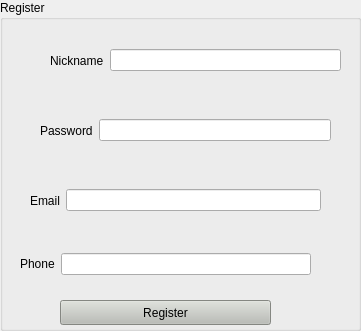
   <widget class="QGroupBox" name="RegisterForm">
    <property name="geometry">
     <rect>
      <x>10</x>
      <y>80</y>
      <width>361</width>
      <height>331</height>
     </rect>
    </property>
    <property name="palette">
     <palette>
      <active>
       <colorrole role="Text">
        <brush brushstyle="SolidPattern">
         <color alpha="255">
          <red>0</red>
          <green>0</green>
          <blue>0</blue>
         </color>
        </brush>
       </colorrole>
       <colorrole role="PlaceholderText">
        <brush brushstyle="SolidPattern">
         <color alpha="128">
          <red>0</red>
          <green>0</green>
          <blue>0</blue>
         </color>
        </brush>
       </colorrole>
      </active>
      <inactive>
       <colorrole role="Text">
        <brush brushstyle="SolidPattern">
         <color alpha="255">
          <red>0</red>
          <green>0</green>
          <blue>0</blue>
         </color>
        </brush>
       </colorrole>
       <colorrole role="PlaceholderText">
        <brush brushstyle="SolidPattern">
         <color alpha="128">
          <red>0</red>
          <green>0</green>
          <blue>0</blue>
         </color>
        </brush>
       </colorrole>
      </inactive>
      <disabled>
       <colorrole role="Text">
        <brush brushstyle="SolidPattern">
         <color alpha="127">
          <red>255</red>
          <green>255</green>
          <blue>255</blue>
         </color>
        </brush>
       </colorrole>
       <colorrole role="PlaceholderText">
        <brush brushstyle="SolidPattern">
         <color alpha="128">
          <red>231</red>
          <green>231</green>
          <blue>231</blue>
         </color>
        </brush>
       </colorrole>
      </disabled>
     </palette>
    </property>
    <property name="layoutDirection">
     <enum>Qt::LeftToRight</enum>
    </property>
    <property name="styleSheet">
     <string notr="true">font: italic 15pt &quot;Ubuntu Condensed&quot;;</string>
    </property>
    <property name="title">
     <string>Register</string>
    </property>
    <widget class="QWidget" name="horizontalLayoutWidget_3">
     <property name="geometry">
      <rect>
       <x>50</x>
       <y>30</y>
       <width>291</width>
       <height>61</height>
      </rect>
     </property>
     <layout class="QHBoxLayout" name="horizontalLayout_3">
      <item>
       <widget class="QLabel" name="NicknameField">
        <property name="palette">
         <palette>
          <active>
           <colorrole role="WindowText">
            <brush brushstyle="SolidPattern">
             <color alpha="255">
              <red>0</red>
              <green>0</green>
              <blue>0</blue>
             </color>
            </brush>
           </colorrole>
           <colorrole role="Button">
            <brush brushstyle="SolidPattern">
             <color alpha="255">
              <red>0</red>
              <green>0</green>
              <blue>0</blue>
             </color>
            </brush>
           </colorrole>
           <colorrole role="Base">
            <brush brushstyle="SolidPattern">
             <color alpha="255">
              <red>0</red>
              <green>0</green>
              <blue>0</blue>
             </color>
            </brush>
           </colorrole>
           <colorrole role="Window">
            <brush brushstyle="SolidPattern">
             <color alpha="255">
              <red>0</red>
              <green>0</green>
              <blue>0</blue>
             </color>
            </brush>
           </colorrole>
          </active>
          <inactive>
           <colorrole role="WindowText">
            <brush brushstyle="SolidPattern">
             <color alpha="255">
              <red>0</red>
              <green>0</green>
              <blue>0</blue>
             </color>
            </brush>
           </colorrole>
           <colorrole role="Button">
            <brush brushstyle="SolidPattern">
             <color alpha="255">
              <red>0</red>
              <green>0</green>
              <blue>0</blue>
             </color>
            </brush>
           </colorrole>
           <colorrole role="Base">
            <brush brushstyle="SolidPattern">
             <color alpha="255">
              <red>0</red>
              <green>0</green>
              <blue>0</blue>
             </color>
            </brush>
           </colorrole>
           <colorrole role="Window">
            <brush brushstyle="SolidPattern">
             <color alpha="255">
              <red>0</red>
              <green>0</green>
              <blue>0</blue>
             </color>
            </brush>
           </colorrole>
          </inactive>
          <disabled>
           <colorrole role="WindowText">
            <brush brushstyle="SolidPattern">
             <color alpha="127">
              <red>255</red>
              <green>255</green>
              <blue>255</blue>
             </color>
            </brush>
           </colorrole>
           <colorrole role="Button">
            <brush brushstyle="SolidPattern">
             <color alpha="255">
              <red>0</red>
              <green>0</green>
              <blue>0</blue>
             </color>
            </brush>
           </colorrole>
           <colorrole role="Base">
            <brush brushstyle="SolidPattern">
             <color alpha="255">
              <red>0</red>
              <green>0</green>
              <blue>0</blue>
             </color>
            </brush>
           </colorrole>
           <colorrole role="Window">
            <brush brushstyle="SolidPattern">
             <color alpha="255">
              <red>0</red>
              <green>0</green>
              <blue>0</blue>
             </color>
            </brush>
           </colorrole>
          </disabled>
         </palette>
        </property>
        <property name="styleSheet">
         <string notr="true">#label_4 {
font: italic 11pt &quot;Ubuntu Condensed&quot;;

}</string>
        </property>
        <property name="text">
         <string>Nickname</string>
        </property>
       </widget>
      </item>
      <item>
       <widget class="QLineEdit" name="username">
        <property name="layoutDirection">
         <enum>Qt::RightToLeft</enum>
        </property>
        <property name="styleSheet">
         <string notr="true">#Register_nickname {
background: rgb(186, 189, 182); 
}</string>
        </property>
        <property name="alignment">
         <set>Qt::AlignRight|Qt::AlignTrailing|Qt::AlignVCenter</set>
        </property>
       </widget>
      </item>
     </layout>
    </widget>
    <widget class="QWidget" name="horizontalLayoutWidget_4">
     <property name="geometry">
      <rect>
       <x>40</x>
       <y>100</y>
       <width>291</width>
       <height>61</height>
      </rect>
     </property>
     <layout class="QHBoxLayout" name="horizontalLayout_4">
      <item>
       <widget class="QLabel" name="passwordField">
        <property name="palette">
         <palette>
          <active>
           <colorrole role="WindowText">
            <brush brushstyle="SolidPattern">
             <color alpha="255">
              <red>0</red>
              <green>0</green>
              <blue>0</blue>
             </color>
            </brush>
           </colorrole>
           <colorrole role="Button">
            <brush brushstyle="SolidPattern">
             <color alpha="255">
              <red>0</red>
              <green>0</green>
              <blue>0</blue>
             </color>
            </brush>
           </colorrole>
           <colorrole role="Base">
            <brush brushstyle="SolidPattern">
             <color alpha="255">
              <red>0</red>
              <green>0</green>
              <blue>0</blue>
             </color>
            </brush>
           </colorrole>
           <colorrole role="Window">
            <brush brushstyle="SolidPattern">
             <color alpha="255">
              <red>0</red>
              <green>0</green>
              <blue>0</blue>
             </color>
            </brush>
           </colorrole>
          </active>
          <inactive>
           <colorrole role="WindowText">
            <brush brushstyle="SolidPattern">
             <color alpha="255">
              <red>0</red>
              <green>0</green>
              <blue>0</blue>
             </color>
            </brush>
           </colorrole>
           <colorrole role="Button">
            <brush brushstyle="SolidPattern">
             <color alpha="255">
              <red>0</red>
              <green>0</green>
              <blue>0</blue>
             </color>
            </brush>
           </colorrole>
           <colorrole role="Base">
            <brush brushstyle="SolidPattern">
             <color alpha="255">
              <red>0</red>
              <green>0</green>
              <blue>0</blue>
             </color>
            </brush>
           </colorrole>
           <colorrole role="Window">
            <brush brushstyle="SolidPattern">
             <color alpha="255">
              <red>0</red>
              <green>0</green>
              <blue>0</blue>
             </color>
            </brush>
           </colorrole>
          </inactive>
          <disabled>
           <colorrole role="WindowText">
            <brush brushstyle="SolidPattern">
             <color alpha="127">
              <red>255</red>
              <green>255</green>
              <blue>255</blue>
             </color>
            </brush>
           </colorrole>
           <colorrole role="Button">
            <brush brushstyle="SolidPattern">
             <color alpha="255">
              <red>0</red>
              <green>0</green>
              <blue>0</blue>
             </color>
            </brush>
           </colorrole>
           <colorrole role="Base">
            <brush brushstyle="SolidPattern">
             <color alpha="255">
              <red>0</red>
              <green>0</green>
              <blue>0</blue>
             </color>
            </brush>
           </colorrole>
           <colorrole role="Window">
            <brush brushstyle="SolidPattern">
             <color alpha="255">
              <red>0</red>
              <green>0</green>
              <blue>0</blue>
             </color>
            </brush>
           </colorrole>
          </disabled>
         </palette>
        </property>
        <property name="styleSheet">
         <string notr="true">#label_5 {

font: italic 11pt &quot;Ubuntu Condensed&quot;;
}</string>
        </property>
        <property name="text">
         <string>Password</string>
        </property>
       </widget>
      </item>
      <item>
       <widget class="QLineEdit" name="password">
        <property name="styleSheet">
         <string notr="true">#Register_password {
background: rgb(186, 189, 182);
}</string>
        </property>
        <property name="echoMode">
         <enum>QLineEdit::Password</enum>
        </property>
        <property name="alignment">
         <set>Qt::AlignRight|Qt::AlignTrailing|Qt::AlignVCenter</set>
        </property>
       </widget>
      </item>
     </layout>
    </widget>
    <widget class="QPushButton" name="ButtonRegister">
     <property name="geometry">
      <rect>
       <x>60</x>
       <y>300</y>
       <width>211</width>
       <height>25</height>
      </rect>
     </property>
     <property name="palette">
      <palette>
       <active>
        <colorrole role="WindowText">
         <brush brushstyle="SolidPattern">
          <color alpha="255">
           <red>0</red>
           <green>0</green>
           <blue>0</blue>
          </color>
         </brush>
        </colorrole>
        <colorrole role="Button">
         <brush brushstyle="SolidPattern">
          <color alpha="255">
           <red>186</red>
           <green>189</green>
           <blue>182</blue>
          </color>
         </brush>
        </colorrole>
        <colorrole role="Text">
         <brush brushstyle="SolidPattern">
          <color alpha="255">
           <red>0</red>
           <green>0</green>
           <blue>0</blue>
          </color>
         </brush>
        </colorrole>
        <colorrole role="ButtonText">
         <brush brushstyle="SolidPattern">
          <color alpha="255">
           <red>0</red>
           <green>0</green>
           <blue>0</blue>
          </color>
         </brush>
        </colorrole>
        <colorrole role="Base">
         <brush brushstyle="SolidPattern">
          <color alpha="255">
           <red>186</red>
           <green>189</green>
           <blue>182</blue>
          </color>
         </brush>
        </colorrole>
        <colorrole role="Window">
         <brush brushstyle="SolidPattern">
          <color alpha="255">
           <red>186</red>
           <green>189</green>
           <blue>182</blue>
          </color>
         </brush>
        </colorrole>
        <colorrole role="PlaceholderText">
         <brush brushstyle="SolidPattern">
          <color alpha="128">
           <red>0</red>
           <green>0</green>
           <blue>0</blue>
          </color>
         </brush>
        </colorrole>
       </active>
       <inactive>
        <colorrole role="WindowText">
         <brush brushstyle="SolidPattern">
          <color alpha="255">
           <red>0</red>
           <green>0</green>
           <blue>0</blue>
          </color>
         </brush>
        </colorrole>
        <colorrole role="Button">
         <brush brushstyle="SolidPattern">
          <color alpha="255">
           <red>186</red>
           <green>189</green>
           <blue>182</blue>
          </color>
         </brush>
        </colorrole>
        <colorrole role="Text">
         <brush brushstyle="SolidPattern">
          <color alpha="255">
           <red>0</red>
           <green>0</green>
           <blue>0</blue>
          </color>
         </brush>
        </colorrole>
        <colorrole role="ButtonText">
         <brush brushstyle="SolidPattern">
          <color alpha="255">
           <red>0</red>
           <green>0</green>
           <blue>0</blue>
          </color>
         </brush>
        </colorrole>
        <colorrole role="Base">
         <brush brushstyle="SolidPattern">
          <color alpha="255">
           <red>186</red>
           <green>189</green>
           <blue>182</blue>
          </color>
         </brush>
        </colorrole>
        <colorrole role="Window">
         <brush brushstyle="SolidPattern">
          <color alpha="255">
           <red>186</red>
           <green>189</green>
           <blue>182</blue>
          </color>
         </brush>
        </colorrole>
        <colorrole role="PlaceholderText">
         <brush brushstyle="SolidPattern">
          <color alpha="128">
           <red>0</red>
           <green>0</green>
           <blue>0</blue>
          </color>
         </brush>
        </colorrole>
       </inactive>
       <disabled>
        <colorrole role="WindowText">
         <brush brushstyle="SolidPattern">
          <color alpha="127">
           <red>255</red>
           <green>255</green>
           <blue>255</blue>
          </color>
         </brush>
        </colorrole>
        <colorrole role="Button">
         <brush brushstyle="SolidPattern">
          <color alpha="255">
           <red>186</red>
           <green>189</green>
           <blue>182</blue>
          </color>
         </brush>
        </colorrole>
        <colorrole role="Text">
         <brush brushstyle="SolidPattern">
          <color alpha="127">
           <red>255</red>
           <green>255</green>
           <blue>255</blue>
          </color>
         </brush>
        </colorrole>
        <colorrole role="ButtonText">
         <brush brushstyle="SolidPattern">
          <color alpha="127">
           <red>255</red>
           <green>255</green>
           <blue>255</blue>
          </color>
         </brush>
        </colorrole>
        <colorrole role="Base">
         <brush brushstyle="SolidPattern">
          <color alpha="255">
           <red>186</red>
           <green>189</green>
           <blue>182</blue>
          </color>
         </brush>
        </colorrole>
        <colorrole role="Window">
         <brush brushstyle="SolidPattern">
          <color alpha="255">
           <red>186</red>
           <green>189</green>
           <blue>182</blue>
          </color>
         </brush>
        </colorrole>
        <colorrole role="PlaceholderText">
         <brush brushstyle="SolidPattern">
          <color alpha="128">
           <red>231</red>
           <green>231</green>
           <blue>231</blue>
          </color>
         </brush>
        </colorrole>
       </disabled>
      </palette>
     </property>
     <property name="styleSheet">
      <string notr="true">#ButtonRegister {
background: rgb(186, 189, 182);
font: italic 11pt &quot;Ubuntu Condensed&quot;;
}</string>
     </property>
     <property name="text">
      <string>Register</string>
     </property>
    </widget>
    <widget class="QWidget" name="horizontalLayoutWidget_5">
     <property name="geometry">
      <rect>
       <x>30</x>
       <y>170</y>
       <width>291</width>
       <height>61</height>
      </rect>
     </property>
     <layout class="QHBoxLayout" name="horizontalLayout_5">
      <item>
       <widget class="QLabel" name="EmailField">
        <property name="palette">
         <palette>
          <active>
           <colorrole role="WindowText">
            <brush brushstyle="SolidPattern">
             <color alpha="255">
              <red>0</red>
              <green>0</green>
              <blue>0</blue>
             </color>
            </brush>
           </colorrole>
           <colorrole role="Button">
            <brush brushstyle="SolidPattern">
             <color alpha="255">
              <red>0</red>
              <green>0</green>
              <blue>0</blue>
             </color>
            </brush>
           </colorrole>
           <colorrole role="Base">
            <brush brushstyle="SolidPattern">
             <color alpha="255">
              <red>0</red>
              <green>0</green>
              <blue>0</blue>
             </color>
            </brush>
           </colorrole>
           <colorrole role="Window">
            <brush brushstyle="SolidPattern">
             <color alpha="255">
              <red>0</red>
              <green>0</green>
              <blue>0</blue>
             </color>
            </brush>
           </colorrole>
          </active>
          <inactive>
           <colorrole role="WindowText">
            <brush brushstyle="SolidPattern">
             <color alpha="255">
              <red>0</red>
              <green>0</green>
              <blue>0</blue>
             </color>
            </brush>
           </colorrole>
           <colorrole role="Button">
            <brush brushstyle="SolidPattern">
             <color alpha="255">
              <red>0</red>
              <green>0</green>
              <blue>0</blue>
             </color>
            </brush>
           </colorrole>
           <colorrole role="Base">
            <brush brushstyle="SolidPattern">
             <color alpha="255">
              <red>0</red>
              <green>0</green>
              <blue>0</blue>
             </color>
            </brush>
           </colorrole>
           <colorrole role="Window">
            <brush brushstyle="SolidPattern">
             <color alpha="255">
              <red>0</red>
              <green>0</green>
              <blue>0</blue>
             </color>
            </brush>
           </colorrole>
          </inactive>
          <disabled>
           <colorrole role="WindowText">
            <brush brushstyle="SolidPattern">
             <color alpha="127">
              <red>255</red>
              <green>255</green>
              <blue>255</blue>
             </color>
            </brush>
           </colorrole>
           <colorrole role="Button">
            <brush brushstyle="SolidPattern">
             <color alpha="255">
              <red>0</red>
              <green>0</green>
              <blue>0</blue>
             </color>
            </brush>
           </colorrole>
           <colorrole role="Base">
            <brush brushstyle="SolidPattern">
             <color alpha="255">
              <red>0</red>
              <green>0</green>
              <blue>0</blue>
             </color>
            </brush>
           </colorrole>
           <colorrole role="Window">
            <brush brushstyle="SolidPattern">
             <color alpha="255">
              <red>0</red>
              <green>0</green>
              <blue>0</blue>
             </color>
            </brush>
           </colorrole>
          </disabled>
         </palette>
        </property>
        <property name="styleSheet">
         <string notr="true">#label_6{

font: italic 11pt &quot;Ubuntu Condensed&quot;;
}</string>
        </property>
        <property name="text">
         <string>Email</string>
        </property>
       </widget>
      </item>
      <item>
       <widget class="QLineEdit" name="email">
        <property name="styleSheet">
         <string notr="true">#Register_Email {
background: rgb(186, 189, 182);
}</string>
        </property>
        <property name="alignment">
         <set>Qt::AlignRight|Qt::AlignTrailing|Qt::AlignVCenter</set>
        </property>
       </widget>
      </item>
     </layout>
    </widget>
    <widget class="QWidget" name="horizontalLayoutWidget_6">
     <property name="geometry">
      <rect>
       <x>20</x>
       <y>240</y>
       <width>291</width>
       <height>48</height>
      </rect>
     </property>
     <layout class="QHBoxLayout" name="horizontalLayout_6">
      <item>
       <widget class="QLabel" name="PhoneField">
        <property name="palette">
         <palette>
          <active>
           <colorrole role="WindowText">
            <brush brushstyle="SolidPattern">
             <color alpha="255">
              <red>0</red>
              <green>0</green>
              <blue>0</blue>
             </color>
            </brush>
           </colorrole>
           <colorrole role="Button">
            <brush brushstyle="SolidPattern">
             <color alpha="255">
              <red>0</red>
              <green>0</green>
              <blue>0</blue>
             </color>
            </brush>
           </colorrole>
           <colorrole role="Base">
            <brush brushstyle="SolidPattern">
             <color alpha="255">
              <red>0</red>
              <green>0</green>
              <blue>0</blue>
             </color>
            </brush>
           </colorrole>
           <colorrole role="Window">
            <brush brushstyle="SolidPattern">
             <color alpha="255">
              <red>0</red>
              <green>0</green>
              <blue>0</blue>
             </color>
            </brush>
           </colorrole>
          </active>
          <inactive>
           <colorrole role="WindowText">
            <brush brushstyle="SolidPattern">
             <color alpha="255">
              <red>0</red>
              <green>0</green>
              <blue>0</blue>
             </color>
            </brush>
           </colorrole>
           <colorrole role="Button">
            <brush brushstyle="SolidPattern">
             <color alpha="255">
              <red>0</red>
              <green>0</green>
              <blue>0</blue>
             </color>
            </brush>
           </colorrole>
           <colorrole role="Base">
            <brush brushstyle="SolidPattern">
             <color alpha="255">
              <red>0</red>
              <green>0</green>
              <blue>0</blue>
             </color>
            </brush>
           </colorrole>
           <colorrole role="Window">
            <brush brushstyle="SolidPattern">
             <color alpha="255">
              <red>0</red>
              <green>0</green>
              <blue>0</blue>
             </color>
            </brush>
           </colorrole>
          </inactive>
          <disabled>
           <colorrole role="WindowText">
            <brush brushstyle="SolidPattern">
             <color alpha="127">
              <red>255</red>
              <green>255</green>
              <blue>255</blue>
             </color>
            </brush>
           </colorrole>
           <colorrole role="Button">
            <brush brushstyle="SolidPattern">
             <color alpha="255">
              <red>0</red>
              <green>0</green>
              <blue>0</blue>
             </color>
            </brush>
           </colorrole>
           <colorrole role="Base">
            <brush brushstyle="SolidPattern">
             <color alpha="255">
              <red>0</red>
              <green>0</green>
              <blue>0</blue>
             </color>
            </brush>
           </colorrole>
           <colorrole role="Window">
            <brush brushstyle="SolidPattern">
             <color alpha="255">
              <red>0</red>
              <green>0</green>
              <blue>0</blue>
             </color>
            </brush>
           </colorrole>
          </disabled>
         </palette>
        </property>
        <property name="styleSheet">
         <string notr="true">#label_7{
font: italic 11pt &quot;Ubuntu Condensed&quot;;
}</string>
        </property>
        <property name="text">
         <string>Phone</string>
        </property>
       </widget>
      </item>
      <item>
       <widget class="QLineEdit" name="phone">
        <property name="styleSheet">
         <string notr="true">#Register_phone {
background: rgb(186, 189, 182);
}</string>
        </property>
        <property name="alignment">
         <set>Qt::AlignRight|Qt::AlignTrailing|Qt::AlignVCenter</set>
        </property>
       </widget>
      </item>
     </layout>
    </widget>
   </widget>
